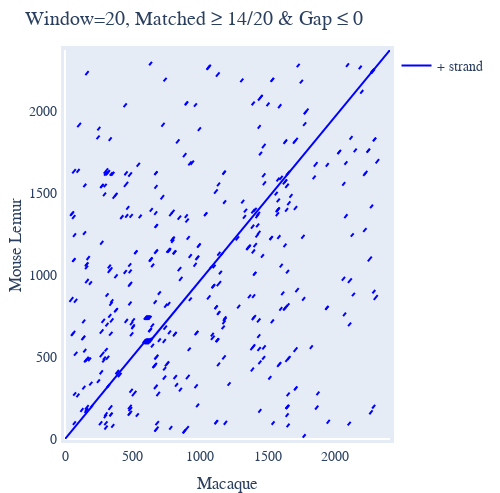

Notebook source saved alongside this figure:
### Markdown cell above
# Dotplot

This is a useful technique ([Gibbs and McIntyre](https://www.ncbi.nlm.nih.gov/pubmed/5456129)) for comparing sequences. All `cogent3` sequence collections classes (`SequenceCollection`, `Alignment` and `ArrayAlignment`) have a dotplot method.

The method returns a drawable, as demonstrated below between unaligned sequences.

### Code cell
from cogent3 import load_unaligned_seqs

seqs = load_unaligned_seqs("../data/SCA1-cds.fasta", moltype="dna")
draw = seqs.dotplot()
draw.show()

### Figure 1 — Plotly figure (JSON) as saved in the notebook; plotly's stock layout.template omitted (floating-point values rounded to 4 significant figures; data arrays with more than 128 entries replaced by an {"elided": "..."} marker saying what was removed)
{"data": [{"line": {"color": "blue"}, "mode": "lines", "name": "+ strand", "type": "scatter", "x": {"elided": "1322 int values"}, "xaxis": "x", "y": {"elided": "1322 int values"}, "yaxis": "y"}], "layout": {"autosize": false, "font": {"family": "Balto", "size": 14}, "height": 493.1, "hovermode": "closest", "margin": {"b": 50, "l": 50, "pad": 4, "r": 50, "t": 50}, "showlegend": true, "title": {"text": "Window=20, Matched ≥ 14/20 & Gap ≤ 0"}, "width": 500, "xaxis": {"mirror": true, "range": [0, 2406], "showgrid": false, "showline": true, "title": {"text": "Macaque"}, "visible": true}, "yaxis": {"mirror": true, "range": [0, 2373], "showgrid": false, "showline": true, "title": {"text": "Mouse Lemur"}, "visible": true}}}
